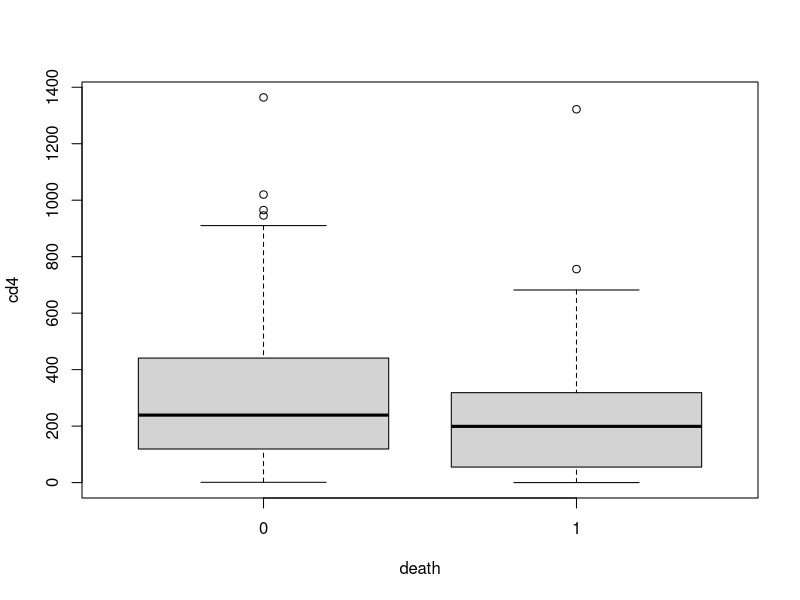
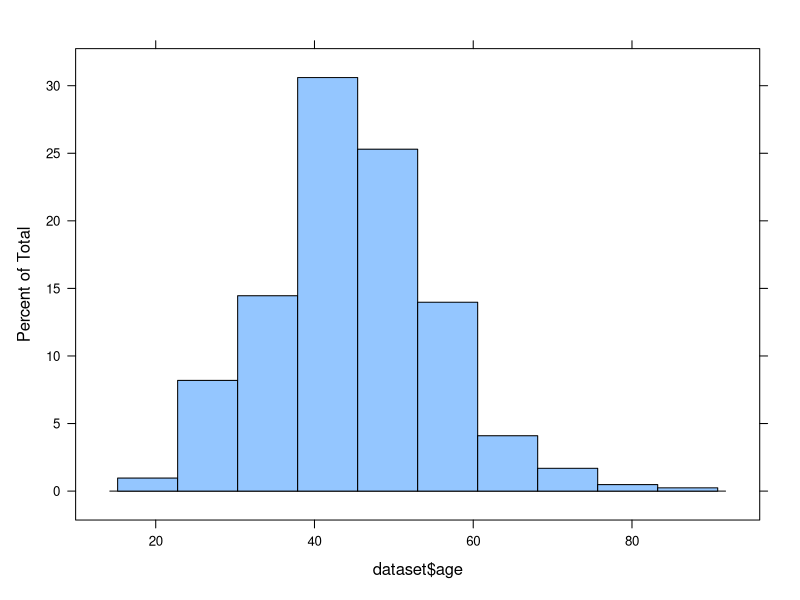
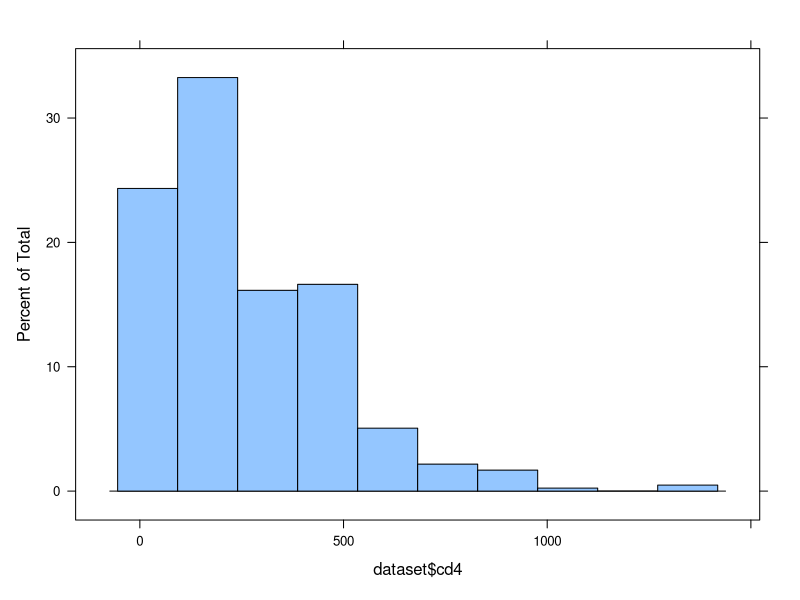

Here is the R script that generated these plots, in order: (Note: this script raises an error after producing the figures.)
######### Epidemiologic Methods 3 ##############################################

# Lab 2: Risk Factors for Death after End-Stage Renal Disease in Adults 
#     with HIV in North America

######### Load Packages ########################################################

# Load Packages
# Note: Use install.packages("[name_of_package]") if a package is not installed.
library(tidyverse)
library(haven)
library(lattice)

######### Import Stata Data File ###############################################

# Open Lab 2 dataset
# Note: The haven package contains several functions that can be used to read
# data generated by other statistical packages, including Stata and SAS.
dataset <- read_dta("2020_Epi753_Lab2.dta")

######### At-Home Question 1 ###################################################

# Look for missing values of the risk factor variables
sum(is.na(dataset$age))
sum(is.na(dataset$sex))
sum(is.na(dataset$black))
sum(is.na(dataset$idu))
sum(is.na(dataset$hcv))
sum(is.na(dataset$hbv))
sum(is.na(dataset$smoking))
sum(is.na(dataset$htn))
sum(is.na(dataset$diabetes))
sum(is.na(dataset$cd4))
sum(is.na(dataset$ud_vl200))
sum(is.na(dataset$art))

# Note: You can use sapply() to loop over all of the variables in a data frame
# and apply a function such as the one above to each of them:
# sapply(dataset, function(x) sum(is.na(x)))

######### At-Home Question 2 ###################################################

# Look at the distribution of CD4 at ESRD by death status
boxplot(cd4 ~ death, data = dataset)

dataset %>% 
    group_by(death) %>%
    summarize(n = n(),
        min = min(cd4),
        median = median(cd4),
        max = max(cd4),
        mean = mean(cd4),
        sd = sd(cd4))

# Note: You can specify plot and axis labels for boxplot():
# boxplot(cd4 ~ death, data = dataset,
#    main = "CD4+ T-Lymphocyte Counts by Vital Status",
#    ylab = expression("CD4+ T-Lymphocyte Count " * (cells/m^3)), 
#    xlab = "Vital Status at End of Follow-up", 
#    names = c("Alive", "Dead"))

######### At-Home Question 5 ###################################################

# Modify the form of the age variable (by making ordinal categories)
dataset <- dataset %>% mutate(age_cat = 
    ifelse(age >= 0  & age < 30, 1,
    ifelse(age >= 30 & age < 40, 2,
    ifelse(age >= 40 & age < 50, 3,
    ifelse(age >= 50 & age < 60, 4,
    ifelse(age >= 60 & age < 70, 5,
    ifelse(age >= 70 & age != ., 6, NA)))))))

# Note: In R, we can use factor() to label categorical values.
dataset$age_cat <- factor(dataset$age_cat, 
    levels = c(1:6), 
    labels = c("<30", 
        "30-39", 
        "40-49", 
        "50-59", 
        "60-69", 
        ">=70"))

addmargins(table(dataset$age_cat))

######### In-Class Question 4 ##################################################

# Number of participants who die after ESRD diagnosis
addmargins(table(dataset$death))

######### In-Class Question 5 ##################################################

# Modify the forms of the risk factor variables
histogram(dataset$age)
dataset <- dataset %>% mutate(age10 = age / 10)

histogram(dataset$cd4)
dataset <- dataset %>% mutate(cd4gte350 = ifelse(cd4 >= 350, 1, 0))

######### In-Class Question 6 ##################################################

# Statistics for a table investigating the correlation between the risk factors 
# and death

# Means
t.test(age ~ death, data = dataset)

# Proportions
dataset %>%
    group_by(death) %>%
    summarize(sex = mean(sex), 
        black = mean(black),
        idu = mean(idu),
        hcv = mean(hcv),
        hbv = mean(hbv),
        smoking = mean(smoking, na.rm = TRUE),
        htn = mean(htn),
        diabetes = mean(diabetes),
        cd4gte350 = mean(cd4gte350),
        ud_vl200 = mean(ud_vl200),
        art = mean(art))

# Table of Counts
addmargins(table(dataset$death, dataset$sex))

# Table of Column Proportions
prop.table(table(dataset$death, dataset$sex), margin = 2)

# Fisher's Exact Test
fisher.test(table(dataset$death, dataset$sex))

######### In-Class Question 7 ##################################################

# Note: In R, if we call glm() but do nothing else, a limited amount of
# information is returned to the console.
glm(death ~ age10, data = dataset, family = binomial(link = log))

# Note: We can enclose glm() within summary() so that more information is
# returned to the console.
summary(glm(death ~ age10, data = dataset, family = binomial(link = log)))

# Note: We can use coef() enclosed within exp() to return the exponentiated 
# coefficients, i.e., the relative risks.
exp(coef(glm(death ~ age10,     data = dataset, family = binomial(link = log))))
exp(coef(glm(death ~ sex,       data = dataset, family = binomial(link = log))))
exp(coef(glm(death ~ black,     data = dataset, family = binomial(link = log))))
exp(coef(glm(death ~ idu,       data = dataset, family = binomial(link = log))))
exp(coef(glm(death ~ hcv,       data = dataset, family = binomial(link = log))))
exp(coef(glm(death ~ hbv,       data = dataset, family = binomial(link = log))))
exp(coef(glm(death ~ smoking,   data = dataset, family = binomial(link = log))))
exp(coef(glm(death ~ htn,       data = dataset, family = binomial(link = log))))
exp(coef(glm(death ~ diabetes,  data = dataset, family = binomial(link = log))))
exp(coef(glm(death ~ cd4gte350, data = dataset, family = binomial(link = log))))
exp(coef(glm(death ~ ud_vl200,  data = dataset, family = binomial(link = log))))
exp(coef(glm(death ~ art,       data = dataset, family = binomial(link = log))))

######### In-Class Question 8 ##################################################

# Exclude Observations with Missing Data
dataset2 <- dataset[complete.cases(dataset),]

# Model 1: Multivariable Log Bionomial Regression Model
glm(death ~ age10 + black + idu + hbv + htn + diabetes + smoking + cd4gte350 + 
        ud_vl200, data = dataset2, family = binomial(link = "log"))

######### In-Class Question 9 ##################################################

# Model 2: Backwards Step-wise Regression for a Multivariable Logistic 
#     Regression Model

# First, we fit a model with all covariates (the starting model)
start <- glm(death ~ age10 + black + idu + hbv + htn + diabetes + cd4gte350 + 
    ud_vl200, data = dataset, family = binomial(link = "log"))

# Second, we fit a model with just an intercept (toward which we will move)
end <- glm(death ~ 1, data = dataset, family = binomial(link = "log"))

# Second, we call step() and specify direction = "backward." The stepwise
# regression begins with all_covarites and moves towards intercept-only.
step(start, direction = "backward", scope = formula(end))

######### In-Class Question 10 ##################################################

# Model 3: Logistic Regression Model
glm(death ~ age10 + black + idu + hbv + smoking + htn + diabetes + cd4gte350 + 
        ud_vl200, data = dataset, family = binomial(link = "logit"))

######### In-Class Question 11 ##################################################

# Model 1 + sex (demonstrating a model that will not converge)
glm(death ~ age10 + black + idu + hbv + htn + diabetes + cd4gte350 + 
    ud_vl200, data = dataset, family = binomial(link = "log"))

# Model 4 = Model + sex Using a Multivariable Poisson Regression Model
# Note: I need to add robust variance estimation.
glm(death ~ age10 + black + idu + hbv + smoking + htn + diabetes + cd4gte350 + 
    ud_vl200, data = dataset, family = poisson(link = "log"))
